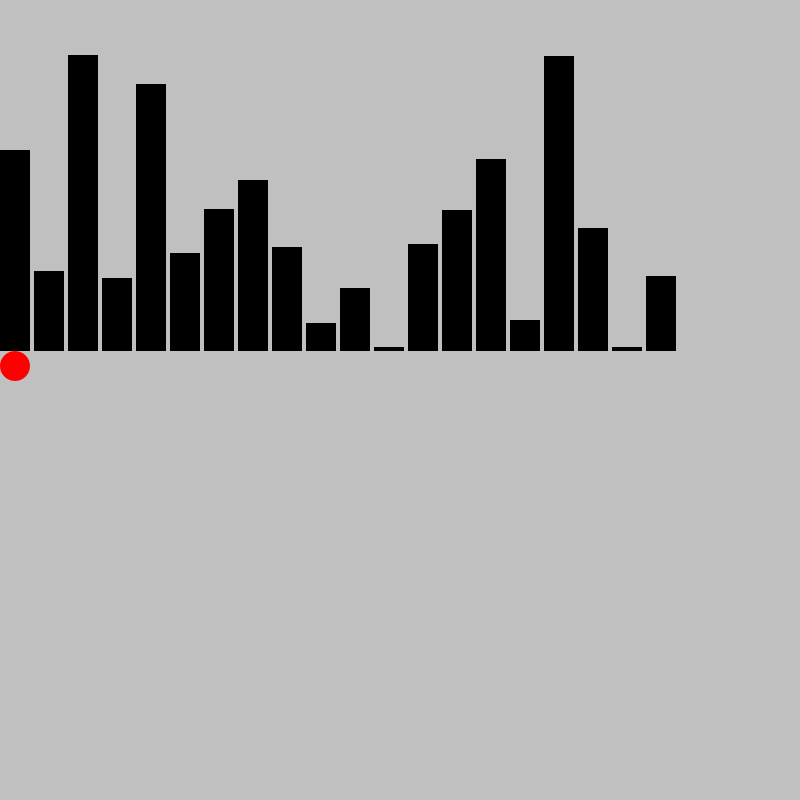
Frame 1 (no input)
Frame 2 (the mouse pressed at the canvas centre, redrawn once): identical to frame 1, image omitted

The Processing sketch that drew this single still picture (run headless with seeded random() and noise(); the mouse was pressed at the canvas centre and the sketch redrawn once):

// Processing sketch: DumbSelectionSort
// ── DumbSelectionSort.pde
int bar_w = 30;
int value_max = 1000;

boolean stepForward = false;
boolean muso = false;
int focus = 0;
IntArrayBarViewer viewerA, viewerB;

int[] a, b;

void setup() {
  size(800, 800);

  a = new int[20];
  b = new int[20];
  for (int i=0; i<a.length; i++) {
    a[i] = (int)random(value_max);
  }

  viewerA = new IntArrayBarViewer(width, height/2 - 10, bar_w, a, value_max);
  viewerB = new IntArrayBarViewer(width, height/2 - 10, bar_w, b, value_max);

  noLoop();
  thread("selection_sort");
}

void selection_sort() {
  step();
  for (int i=0; i<a.length ; i++) {
    int min = a[0];
    int min_i = 0;
    for (int j=0; j<a.length - i; j++) {
      focus = j;
      step();
      if (min > a[j]) {
        min_i = j;
        min = a[j];
      }
    }
    b[i] = min;
    int j;
    for (j=min_i; j<a.length - 1; j++) {
      a[j] = a[j+1];
      step();
    }
    a[j] = 0;
  }
}

void step() {
  redraw();

  do {
    delay(10);
  }   
  while (!muso && !stepForward);

  stepForward = false;
}

void draw() {
  background(192);
  viewerA.draw(a, 0, 0, focus);
  viewerB.draw(b, 0, height/2);
}

void keyReleased() {
  if (key == 'm') {
    muso = true;
  }
  stepForward = true;
}


// ── IntArrayBarViewer.pde
class IntArrayBarViewer {
  int[] prev;
  int screen_w;
  int screen_h;
  int bar_w;
  int value_max;
  int gap;
  int bar_margin_top;
  int bar_height_max;

  IntArrayBarViewer(int screen_w, int screen_h, int bar_w, int[] a, int value_max) {
    prev = new int[a.length];
    arrayCopy(a, prev);
    this.screen_w = screen_w;
    this.screen_h = screen_h;
    this.bar_w = bar_w;
    this.value_max = value_max;

    gap = 4;
    bar_height_max = screen_h * 8 / 10;
    bar_margin_top = (screen_h - bar_height_max) / 2;
  }

  void draw(int[] a, int ox, int oy) {
    pushMatrix();
    translate(ox, oy);

    noStroke();
    for (int i=0; i<a.length; i++) {
      int h = bar_height_max * a[i] / value_max;
      int x = (bar_w + gap) * i;
      int y = bar_margin_top + bar_height_max - h;
      if (a[i] != prev[i]) {
        prev[i] = a[i];
        fill(255, 64, 64);
      } else {
        fill(0);
      }
      rect(x, y, bar_w, h);
    }
    popMatrix();
  }

  void draw(int[] a, int ox, int oy, int focus) {
    draw(a, ox, oy);
    pushMatrix();
    translate(ox, oy);
    fill(255, 0, 0);
    ellipse((bar_w + gap) * focus + bar_w / 2, bar_margin_top + bar_height_max + bar_w / 2, bar_w, bar_w);
    fill(0);
    popMatrix();
  }
}
